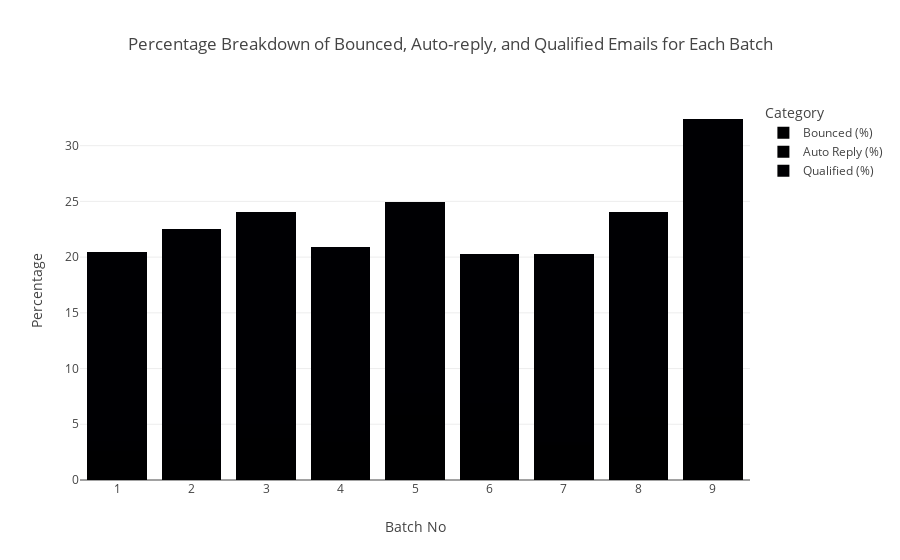

This figure's notebook cell:
### Code cell
import plotly.express as px

# Calculate percentages for each category
result['Bounced (%)'] = (result['Emails Bounced'] / result['Leads']) * 100
result['Auto Reply (%)'] = (result['Auto replies'] / result['Leads']) * 100
result['Qualified (%)'] = (result['Qualified emails'] / result['Leads']) * 100

# Create a bar chart
fig = px.bar(result, x=result.index, y=['Bounced (%)', 'Auto Reply (%)', 'Qualified (%)'],
             title='Percentage Breakdown of Bounced, Auto-reply, and Qualified Emails for Each Batch',
             labels={'value': 'Percentage', 'variable': 'Category', 'index': 'Batch No'},
             barmode='stack')

# Show the plot
fig.show()

### Figure 1 — Plotly figure (JSON) as saved in the notebook; plotly's stock layout.template omitted (floating-point values rounded to 4 significant figures)
{"data": [{"alignmentgroup": "True", "hovertemplate": "Category=Bounced (%)<br>Batch No=%{x}<br>Percentage=%{y}<extra></extra>", "legendgroup": "Bounced (%)", "marker": {"color": "#000001", "pattern": {"shape": ""}}, "name": "Bounced (%)", "offsetgroup": "Bounced (%)", "orientation": "v", "showlegend": true, "textposition": "auto", "type": "bar", "x": [1, 2, 3, 4, 5, 6, 7, 8, 9, "Not from Cadence"], "xaxis": "x", "y": [2.594, 2.812, 3.75, 3.438, 5.802, 4.375, 3.125, 5.625, 5.634, null], "yaxis": "y"}, {"alignmentgroup": "True", "hovertemplate": "Category=Auto Reply (%)<br>Batch No=%{x}<br>Percentage=%{y}<extra></extra>", "legendgroup": "Auto Reply (%)", "marker": {"color": "#000002", "pattern": {"shape": ""}}, "name": "Auto Reply (%)", "offsetgroup": "Auto Reply (%)", "orientation": "v", "showlegend": true, "textposition": "auto", "type": "bar", "x": [1, 2, 3, 4, 5, 6, 7, 8, 9, "Not from Cadence"], "xaxis": "x", "y": [0.8646, 2.188, 1.25, 0.9375, 2.048, 2.5, 0.3125, 1.562, 4.225, null], "yaxis": "y"}, {"alignmentgroup": "True", "hovertemplate": "Category=Qualified (%)<br>Batch No=%{x}<br>Percentage=%{y}<extra></extra>", "legendgroup": "Qualified (%)", "marker": {"color": "#000003", "pattern": {"shape": ""}}, "name": "Qualified (%)", "offsetgroup": "Qualified (%)", "orientation": "v", "showlegend": true, "textposition": "auto", "type": "bar", "x": [1, 2, 3, 4, 5, 6, 7, 8, 9, "Not from Cadence"], "xaxis": "x", "y": [17.0, 17.5, 19.06, 16.56, 17.06, 13.44, 16.88, 16.88, 22.54, null], "yaxis": "y"}], "layout": {"barmode": "stack", "legend": {"title": {"text": "Category"}, "tracegroupgap": 0}, "title": {"text": "Percentage Breakdown of Bounced, Auto-reply, and Qualified Emails for Each Batch"}, "xaxis": {"anchor": "y", "domain": [0, 1], "title": {"text": "Batch No"}}, "yaxis": {"anchor": "x", "domain": [0, 1], "title": {"text": "Percentage"}}}}
